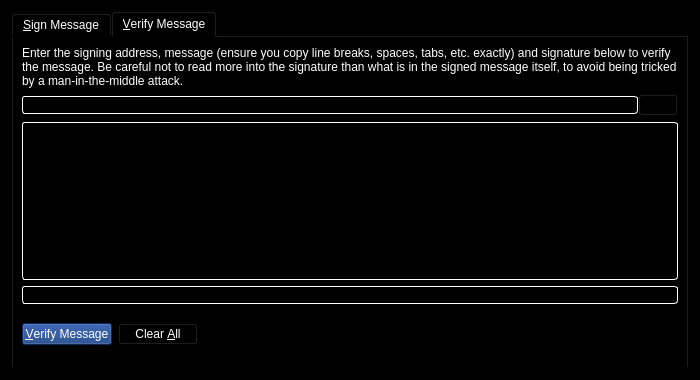
<?xml version="1.0" encoding="UTF-8"?>
<ui version="4.0">
 <class>SignVerifyMessageDialog</class>
 <widget class="QDialog" name="SignVerifyMessageDialog">
  <property name="geometry">
   <rect>
    <x>0</x>
    <y>0</y>
    <width>700</width>
    <height>380</height>
   </rect>
  </property>
  <property name="windowTitle">
   <string>Signatures - Sign / Verify a Message</string>
  </property>
  <property name="styleSheet">
   <string notr="true">color: rgb(255, 255, 255);
background-color: rgb(0, 0, 0);
alternate-background-color: rgb(0, 0, 0);</string>
  </property>
  <property name="modal">
   <bool>true</bool>
  </property>
  <layout class="QVBoxLayout" name="verticalLayout">
   <item>
    <widget class="QTabWidget" name="tabWidget">
     <property name="currentIndex">
      <number>1</number>
     </property>
     <widget class="QWidget" name="tabSignMessage">
      <attribute name="title">
       <string>&amp;Sign Message</string>
      </attribute>
      <layout class="QVBoxLayout" name="verticalLayout_SM">
       <item>
        <widget class="QLabel" name="infoLabel_SM">
         <property name="text">
          <string>You can sign messages with your addresses to prove you own them. Be careful not to sign anything vague, as phishing attacks may try to trick you into signing your identity over to them. Only sign fully-detailed statements you agree to.</string>
         </property>
         <property name="textFormat">
          <enum>Qt::PlainText</enum>
         </property>
         <property name="wordWrap">
          <bool>true</bool>
         </property>
        </widget>
       </item>
       <item>
        <layout class="QHBoxLayout" name="horizontalLayout_1_SM">
         <property name="spacing">
          <number>0</number>
         </property>
         <item>
          <widget class="QValidatedLineEdit" name="addressIn_SM">
           <property name="toolTip">
            <string>The address to sign the message with (e.g. FmTLDsQnLuUtg2AjCQ3Nv1K8eEqzEhDjb1
background-color: rgb(0, 0, 0);
alternate-background-color: rgb(15,55,126);)</string>
           </property>
           <property name="styleSheet">
            <string notr="true">background: rgb(0,0,0); color: rgb(255,255,255); border: 1px inset white; border-radius: 3px; margin: 0px;</string>
           </property>
           <property name="maxLength">
            <number>34</number>
           </property>
          </widget>
         </item>
         <item>
          <widget class="QPushButton" name="addressBookButton_SM">
           <property name="toolTip">
            <string>Choose an address from the address book</string>
           </property>
           <property name="text">
            <string/>
           </property>
           <property name="icon">
            <iconset resource="../fantom.qrc">
             <normaloff>:/icons/address-book</normaloff>:/icons/address-book</iconset>
           </property>
           <property name="shortcut">
            <string>Alt+A</string>
           </property>
           <property name="autoDefault">
            <bool>false</bool>
           </property>
          </widget>
         </item>
         <item>
          <widget class="QPushButton" name="pasteButton_SM">
           <property name="toolTip">
            <string>Paste address from clipboard</string>
           </property>
           <property name="text">
            <string/>
           </property>
           <property name="icon">
            <iconset resource="../fantom.qrc">
             <normaloff>:/icons/editpaste</normaloff>:/icons/editpaste</iconset>
           </property>
           <property name="shortcut">
            <string>Alt+P</string>
           </property>
           <property name="autoDefault">
            <bool>false</bool>
           </property>
          </widget>
         </item>
        </layout>
       </item>
       <item>
        <widget class="QPlainTextEdit" name="messageIn_SM">
         <property name="toolTip">
          <string>Enter the message you want to sign here</string>
         </property>
         <property name="styleSheet">
          <string notr="true">background: rgb(0,0,0); color: rgb(255,255,255); border: 1px inset white; border-radius: 3px; margin: 0px;</string>
         </property>
         <property name="frameShadow">
          <enum>QFrame::Plain</enum>
         </property>
        </widget>
       </item>
       <item>
        <layout class="QHBoxLayout" name="horizontalLayout_2_SM">
         <property name="spacing">
          <number>0</number>
         </property>
         <item>
          <widget class="QLineEdit" name="signatureOut_SM">
           <property name="font">
            <font>
             <italic>true</italic>
            </font>
           </property>
           <property name="styleSheet">
            <string notr="true">background: rgb(0,0,0); color: rgb(255,255,255); border: 1px inset white; border-radius: 3px; margin: 0px;</string>
           </property>
           <property name="readOnly">
            <bool>true</bool>
           </property>
          </widget>
         </item>
         <item>
          <widget class="QPushButton" name="copySignatureButton_SM">
           <property name="toolTip">
            <string>Copy the current signature to the system clipboard</string>
           </property>
           <property name="text">
            <string/>
           </property>
           <property name="icon">
            <iconset resource="../fantom.qrc">
             <normaloff>:/icons/editcopy</normaloff>:/icons/editcopy</iconset>
           </property>
           <property name="autoDefault">
            <bool>false</bool>
           </property>
          </widget>
         </item>
        </layout>
       </item>
       <item>
        <layout class="QHBoxLayout" name="horizontalLayout_3_SM">
         <item>
          <widget class="QPushButton" name="signMessageButton_SM">
           <property name="toolTip">
            <string>Sign the message to prove you own this Fantom address</string>
           </property>
           <property name="styleSheet">
            <string notr="true">color: rgb(255, 255, 255);
background-color: rgb(15,55,126);
alternate-background-color: rgb(15,55,126);</string>
           </property>
           <property name="text">
            <string>&amp;Sign Message</string>
           </property>
           <property name="icon">
            <iconset resource="../fantom.qrc">
             <normaloff>:/icons/edit</normaloff>:/icons/edit</iconset>
           </property>
           <property name="autoDefault">
            <bool>false</bool>
           </property>
          </widget>
         </item>
         <item>
          <widget class="QPushButton" name="clearButton_SM">
           <property name="toolTip">
            <string>Reset all sign message fields</string>
           </property>
           <property name="styleSheet">
            <string notr="true">color: rgb(255, 255, 255);
background-color: rgb(15,55,126);
alternate-background-color: rgb(15,55,126);</string>
           </property>
           <property name="text">
            <string>Clear &amp;All</string>
           </property>
           <property name="icon">
            <iconset resource="../fantom.qrc">
             <normaloff>:/icons/remove</normaloff>:/icons/remove</iconset>
           </property>
           <property name="autoDefault">
            <bool>false</bool>
           </property>
          </widget>
         </item>
         <item>
          <spacer name="horizontalSpacer_1_SM">
           <property name="orientation">
            <enum>Qt::Horizontal</enum>
           </property>
           <property name="sizeHint" stdset="0">
            <size>
             <width>40</width>
             <height>48</height>
            </size>
           </property>
          </spacer>
         </item>
         <item>
          <widget class="QLabel" name="statusLabel_SM">
           <property name="font">
            <font>
             <weight>75</weight>
             <bold>true</bold>
            </font>
           </property>
           <property name="text">
            <string/>
           </property>
           <property name="wordWrap">
            <bool>true</bool>
           </property>
          </widget>
         </item>
         <item>
          <spacer name="horizontalSpacer_2_SM">
           <property name="orientation">
            <enum>Qt::Horizontal</enum>
           </property>
           <property name="sizeHint" stdset="0">
            <size>
             <width>40</width>
             <height>48</height>
            </size>
           </property>
          </spacer>
         </item>
        </layout>
       </item>
      </layout>
      <zorder>messageIn_SM</zorder>
      <zorder>infoLabel_SM</zorder>
     </widget>
     <widget class="QWidget" name="tabVerifyMessage">
      <attribute name="title">
       <string>&amp;Verify Message</string>
      </attribute>
      <layout class="QVBoxLayout" name="verticalLayout_VM">
       <item>
        <widget class="QLabel" name="infoLabel_VM">
         <property name="text">
          <string>Enter the signing address, message (ensure you copy line breaks, spaces, tabs, etc. exactly) and signature below to verify the message. Be careful not to read more into the signature than what is in the signed message itself, to avoid being tricked by a man-in-the-middle attack.</string>
         </property>
         <property name="textFormat">
          <enum>Qt::PlainText</enum>
         </property>
         <property name="alignment">
          <set>Qt::AlignLeading|Qt::AlignLeft|Qt::AlignTop</set>
         </property>
         <property name="wordWrap">
          <bool>true</bool>
         </property>
        </widget>
       </item>
       <item>
        <layout class="QHBoxLayout" name="horizontalLayout_1_VM">
         <property name="spacing">
          <number>0</number>
         </property>
         <item>
          <widget class="QValidatedLineEdit" name="addressIn_VM">
           <property name="toolTip">
            <string>The address the message was signed with (e.g. FmTLDsQnLuUtg2AjCQ3Nv1K8eEqzEhDjb1
background-color: rgb(0, 0, 0);
alternate-background-color: rgb(15,55,126);)</string>
           </property>
           <property name="styleSheet">
            <string notr="true">background: rgb(0,0,0); color: rgb(255,255,255); border: 1px inset white; border-radius: 3px; margin: 0px;</string>
           </property>
           <property name="maxLength">
            <number>34</number>
           </property>
          </widget>
         </item>
         <item>
          <widget class="QPushButton" name="addressBookButton_VM">
           <property name="toolTip">
            <string>Choose an address from the address book</string>
           </property>
           <property name="text">
            <string/>
           </property>
           <property name="icon">
            <iconset resource="../fantom.qrc">
             <normaloff>:/icons/address-book</normaloff>:/icons/address-book</iconset>
           </property>
           <property name="shortcut">
            <string>Alt+A</string>
           </property>
           <property name="autoDefault">
            <bool>false</bool>
           </property>
          </widget>
         </item>
        </layout>
       </item>
       <item>
        <widget class="QPlainTextEdit" name="messageIn_VM">
         <property name="styleSheet">
          <string notr="true">background: rgb(0,0,0); color: rgb(255,255,255); border: 1px inset white; border-radius: 3px; margin: 0px;</string>
         </property>
         <property name="frameShadow">
          <enum>QFrame::Plain</enum>
         </property>
        </widget>
       </item>
       <item>
        <widget class="QValidatedLineEdit" name="signatureIn_VM">
         <property name="styleSheet">
          <string notr="true">background: rgb(0,0,0); color: rgb(255,255,255); border: 1px inset white; border-radius: 3px; margin: 0px;</string>
         </property>
        </widget>
       </item>
       <item>
        <layout class="QHBoxLayout" name="horizontalLayout_2_VM">
         <item>
          <widget class="QPushButton" name="verifyMessageButton_VM">
           <property name="toolTip">
            <string>Verify the message to ensure it was signed with the specified Fantom address</string>
           </property>
           <property name="styleSheet">
            <string notr="true">color: rgb(255, 255, 255);
background-color: rgb(15,55,126);
alternate-background-color: rgb(15,55,126);</string>
           </property>
           <property name="text">
            <string>&amp;Verify Message</string>
           </property>
           <property name="icon">
            <iconset resource="../fantom.qrc">
             <normaloff>:/icons/transaction_0</normaloff>:/icons/transaction_0</iconset>
           </property>
           <property name="autoDefault">
            <bool>false</bool>
           </property>
          </widget>
         </item>
         <item>
          <widget class="QPushButton" name="clearButton_VM">
           <property name="toolTip">
            <string>Reset all verify message fields</string>
           </property>
           <property name="styleSheet">
            <string notr="true">color: rgb(255, 255, 255);
background-color: rgb(0, 0, 0);
alternate-background-color: rgb(15,55,126);</string>
           </property>
           <property name="text">
            <string>Clear &amp;All</string>
           </property>
           <property name="icon">
            <iconset resource="../fantom.qrc">
             <normaloff>:/icons/remove</normaloff>:/icons/remove</iconset>
           </property>
           <property name="autoDefault">
            <bool>false</bool>
           </property>
          </widget>
         </item>
         <item>
          <spacer name="horizontalSpacer_1_VM">
           <property name="orientation">
            <enum>Qt::Horizontal</enum>
           </property>
           <property name="sizeHint" stdset="0">
            <size>
             <width>40</width>
             <height>48</height>
            </size>
           </property>
          </spacer>
         </item>
         <item>
          <widget class="QLabel" name="statusLabel_VM">
           <property name="font">
            <font>
             <weight>75</weight>
             <bold>true</bold>
            </font>
           </property>
           <property name="text">
            <string/>
           </property>
           <property name="wordWrap">
            <bool>true</bool>
           </property>
          </widget>
         </item>
         <item>
          <spacer name="horizontalSpacer_2_VM">
           <property name="orientation">
            <enum>Qt::Horizontal</enum>
           </property>
           <property name="sizeHint" stdset="0">
            <size>
             <width>40</width>
             <height>48</height>
            </size>
           </property>
          </spacer>
         </item>
        </layout>
       </item>
      </layout>
     </widget>
    </widget>
   </item>
  </layout>
 </widget>
 <customwidgets>
  <customwidget>
   <class>QValidatedLineEdit</class>
   <extends>QLineEdit</extends>
   <header>qvalidatedlineedit.h</header>
  </customwidget>
 </customwidgets>
 <resources>
  <include location="../fantom.qrc"/>
 </resources>
 <connections/>
</ui>
